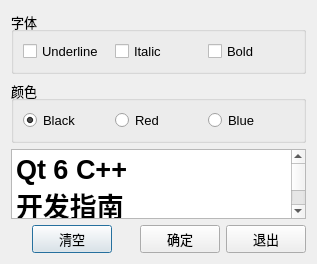
<?xml version="1.0" encoding="UTF-8"?>
<ui version="4.0">
 <class>Dialog</class>
 <widget class="QDialog" name="Dialog">
  <property name="geometry">
   <rect>
    <x>0</x>
    <y>0</y>
    <width>317</width>
    <height>238</height>
   </rect>
  </property>
  <property name="font">
   <font>
    <pointsize>10</pointsize>
    <bold>false</bold>
   </font>
  </property>
  <property name="windowTitle">
   <string>信号与槽的使用</string>
  </property>
  <layout class="QVBoxLayout" name="verticalLayout">
   <item>
    <widget class="QGroupBox" name="groupBox_Font">
     <property name="title">
      <string>字体</string>
     </property>
     <layout class="QHBoxLayout" name="horizontalLayout">
      <item>
       <widget class="QCheckBox" name="chkBoxUnder">
        <property name="text">
         <string>Underline</string>
        </property>
       </widget>
      </item>
      <item>
       <widget class="QCheckBox" name="chkBoxItalic">
        <property name="text">
         <string>Italic</string>
        </property>
       </widget>
      </item>
      <item>
       <widget class="QCheckBox" name="chkBoxBold">
        <property name="text">
         <string>Bold</string>
        </property>
       </widget>
      </item>
     </layout>
    </widget>
   </item>
   <item>
    <widget class="QGroupBox" name="groupBox_Color">
     <property name="title">
      <string>颜色</string>
     </property>
     <layout class="QHBoxLayout" name="horizontalLayout_2">
      <item>
       <widget class="QRadioButton" name="radioBlack">
        <property name="text">
         <string>Black</string>
        </property>
        <property name="checked">
         <bool>true</bool>
        </property>
       </widget>
      </item>
      <item>
       <widget class="QRadioButton" name="radioRed">
        <property name="text">
         <string>Red</string>
        </property>
       </widget>
      </item>
      <item>
       <widget class="QRadioButton" name="radioBlue">
        <property name="text">
         <string>Blue</string>
        </property>
       </widget>
      </item>
     </layout>
    </widget>
   </item>
   <item>
    <widget class="QPlainTextEdit" name="plainTextEdit">
     <property name="font">
      <font>
       <pointsize>20</pointsize>
       <bold>true</bold>
      </font>
     </property>
     <property name="plainText">
      <string>Qt 6 C++
开发指南</string>
     </property>
    </widget>
   </item>
   <item>
    <layout class="QHBoxLayout" name="horizontalLayout_3">
     <item>
      <spacer name="horizontalSpacer_2">
       <property name="orientation">
        <enum>Qt::Horizontal</enum>
       </property>
       <property name="sizeHint" stdset="0">
        <size>
         <width>40</width>
         <height>20</height>
        </size>
       </property>
      </spacer>
     </item>
     <item>
      <widget class="QPushButton" name="btnClear">
       <property name="text">
        <string>清空</string>
       </property>
       <property name="icon">
        <iconset resource="res.qrc">
         <normaloff>:/icons/images/212.bmp</normaloff>:/icons/images/212.bmp</iconset>
       </property>
      </widget>
     </item>
     <item>
      <spacer name="horizontalSpacer">
       <property name="orientation">
        <enum>Qt::Horizontal</enum>
       </property>
       <property name="sizeHint" stdset="0">
        <size>
         <width>40</width>
         <height>20</height>
        </size>
       </property>
      </spacer>
     </item>
     <item>
      <widget class="QPushButton" name="btnOK">
       <property name="text">
        <string>确定</string>
       </property>
       <property name="icon">
        <iconset resource="res.qrc">
         <normaloff>:/icons/images/322.bmp</normaloff>:/icons/images/322.bmp</iconset>
       </property>
      </widget>
     </item>
     <item>
      <widget class="QPushButton" name="btnExit">
       <property name="text">
        <string>退出</string>
       </property>
       <property name="icon">
        <iconset resource="res.qrc">
         <normaloff>:/icons/images/132.bmp</normaloff>:/icons/images/132.bmp</iconset>
       </property>
      </widget>
     </item>
    </layout>
   </item>
  </layout>
 </widget>
 <resources>
  <include location="res.qrc"/>
 </resources>
 <connections/>
</ui>
